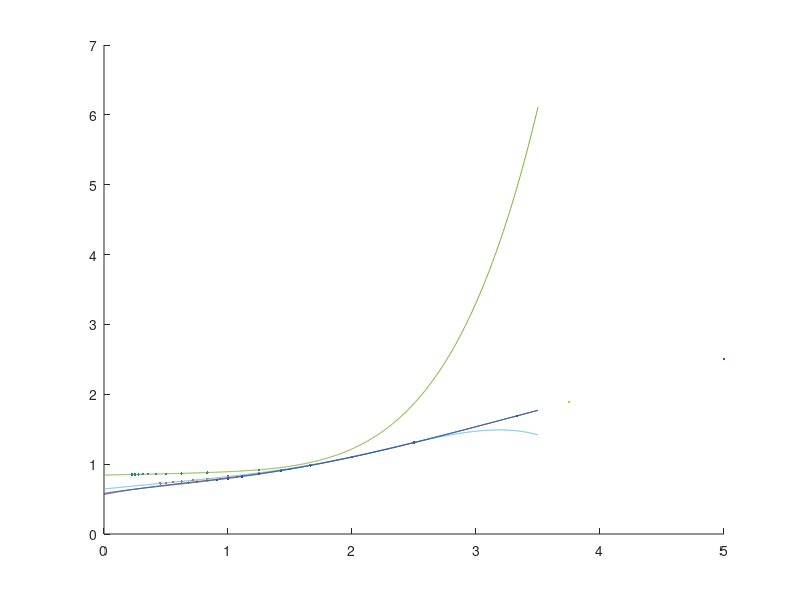

This chart was generated by the following MATLAB code:
clc
clearvars
I=importdata("daten_Vol_y_E0_M1.dat");

indices=[1:1:10];

n=5

p5 = polyfit(I(indices,2),I(indices,4),n)
p10 = polyfit(I(indices+10,2),I(indices+10,4),n)
p15 = polyfit(I(indices+20,2),I(indices+20,4),n)
p20 = polyfit(I(indices+30,2),I(indices+30,4),n)


x=linspace(0,3.5,1000);

hold on
for k=[0:1:3]
plot(I(indices+k*10,2), I(indices+k*10,4), ".")
end

plot(x,polyval(p5,x))
plot(x,polyval(p10,x))
plot(x,polyval(p15,x))
plot(x,polyval(p20,x))

hold off
%ylim([0.5,1.5])
%xlim([0, 3])